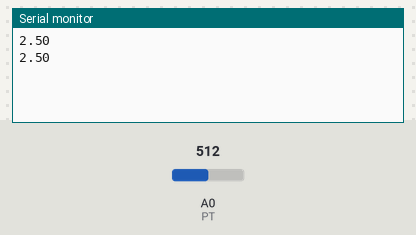
Simulated run of this sketch. Board: Arduino Uno, built with avr-gcc and run on an emulated ATmega328P. Shown: the last lines printed to the serial monitor. The inputs (shaded band) are chosen by the test bench; at power-on: A0 (PT) = 512.

Above: at 1.8 s.
1.9 s: A0 (PT) set to 716
At 2.6 s:
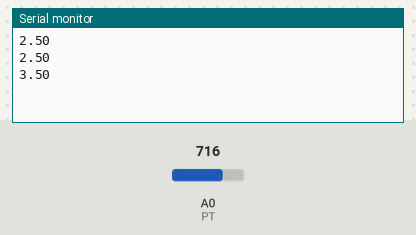
3.4 s: A0 (PT) set to 900
At 4.8 s:
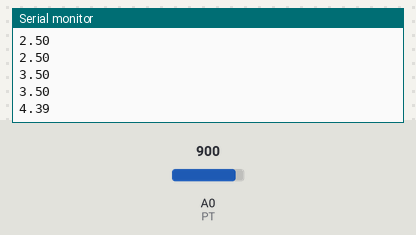
Timing chart, 0 to 6.4 s (numbered marks = the images above; inputs shaded):
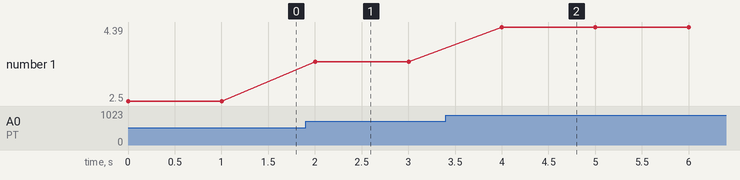

The sketch:

potentiometer.ino
```cpp
#define PT 0    // pin A0
int PTvalue;
float PTvoltage;

void setup() {
  // put your setup code here, to run once:
  Serial.begin(9600);
}

void loop() {
  PTvalue = analogRead(PT);  // Read value 0 - 1023
  PTvoltage = PTvalue * 5.0 / 1024;
  Serial.println(PTvoltage);
  delay(1000);
}
```

Measured:
- after the input at 1.9 s, the serial monitor: prints a new line after 0.10 s (image 1)
- after the input at 3.4 s, the serial monitor: prints a new line after 0.60 s (image 2)
- plotted number 1: 2.5 → 3.5 after the input at 1.9 s, 3.5 → 4.39 after the input at 3.4 s
